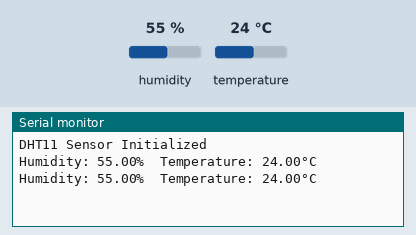
This program was run on a simulated Arduino Uno R4 WiFi. On the bench: the last lines printed to the serial monitor. The inputs (shaded band) are chosen by the test bench; at power-on: humidity 55 %, temperature 24 °C.

Above: at 2.8 s.
2.9 s: humidity set to 22 %
At 5.0 s:
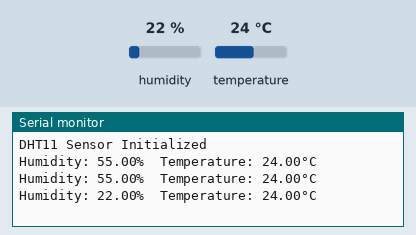
5.6 s: temperature set to 12 °C
At 7.4 s:
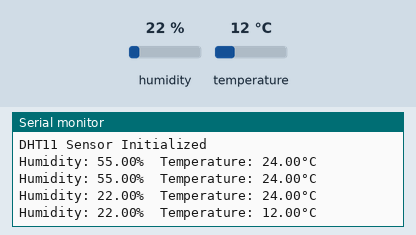
8.3 s: humidity set to 40 %
At 10.9 s:
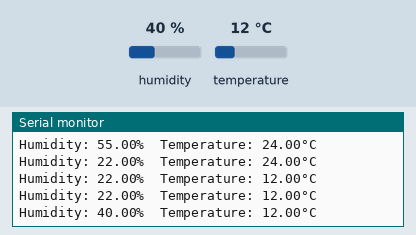
Timing chart, 0 to 12.4 s (numbered marks = the images above; inputs shaded):
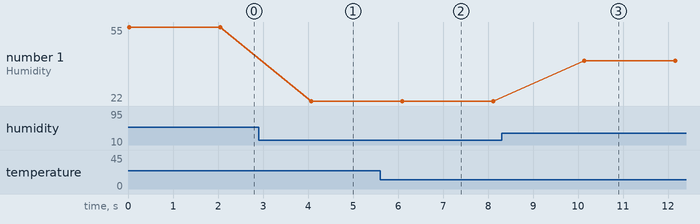

Measured:
- after the input at 2.9 s, the serial monitor: prints a new line after 1.2 s (image 1)
- after the input at 5.6 s, the serial monitor: prints a new line after 0.49 s (image 2)
- after the input at 8.3 s, the serial monitor: prints a new line after 1.8 s (image 3)
- plotted number 1: 55 → 22 after the input at 2.9 s, 22 → 40 after the input at 8.3 s

The program:

main.cpp
```cpp
#include <Arduino.h>
#include <DHT.h>
#define DHTPIN 2
#define DHTTYPE DHT11

DHT dht(DHTPIN, DHTTYPE);

void setup() {
    Serial.begin(9600);
  dht.begin();
    Serial.println("DHT11 Sensor Initialized");
}

void loop() {
    float humidity = dht.readHumidity();
    float temperature = dht.readTemperature();
    if (isnan(humidity) || isnan(temperature)) {
        Serial.println("Failed to read from DHT sensor!");
        return;
    }
    Serial.print("Humidity: ");
    Serial.print(humidity);
    Serial.print("%\t");
    Serial.print("Temperature: ");
    Serial.print(temperature);
    Serial.println("°C");
    delay(2000);
}
```
